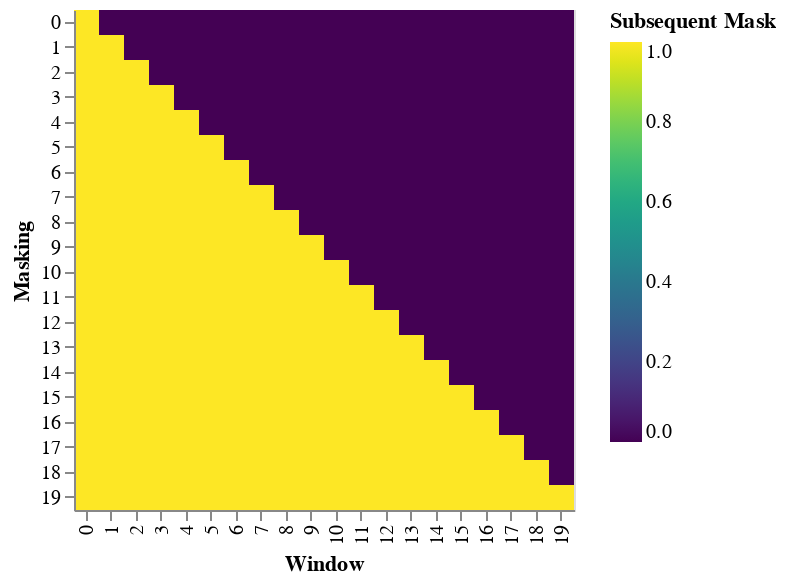

Notebook source saved alongside this figure:
### Code cell
example_mask()

### Figure 1 — Vega-Lite specification as saved in the notebook (floating-point values rounded to 4 significant figures; data arrays with more than 128 entries replaced by an {"elided": "..."} marker saying what was removed)
{"config": {"view": {"continuousWidth": 300, "continuousHeight": 300}}, "data": {"name": "data-b1e327ac8c79b2564320d4813313cbb8"}, "mark": {"type": "rect"}, "encoding": {"color": {"field": "Subsequent Mask", "scale": {"scheme": "viridis"}, "type": "quantitative"}, "x": {"field": "Window", "type": "ordinal"}, "y": {"field": "Masking", "type": "ordinal"}}, "height": 250, "params": [{"name": "param_1", "select": {"type": "interval", "encodings": ["x", "y"]}, "bind": "scales"}], "width": 250, "$schema": "https://vega.github.io/schema/vega-lite/v5.20.1.json", "datasets": {"data-b1e327ac8c79b2564320d4813313cbb8": {"elided": "400 records"}}}
